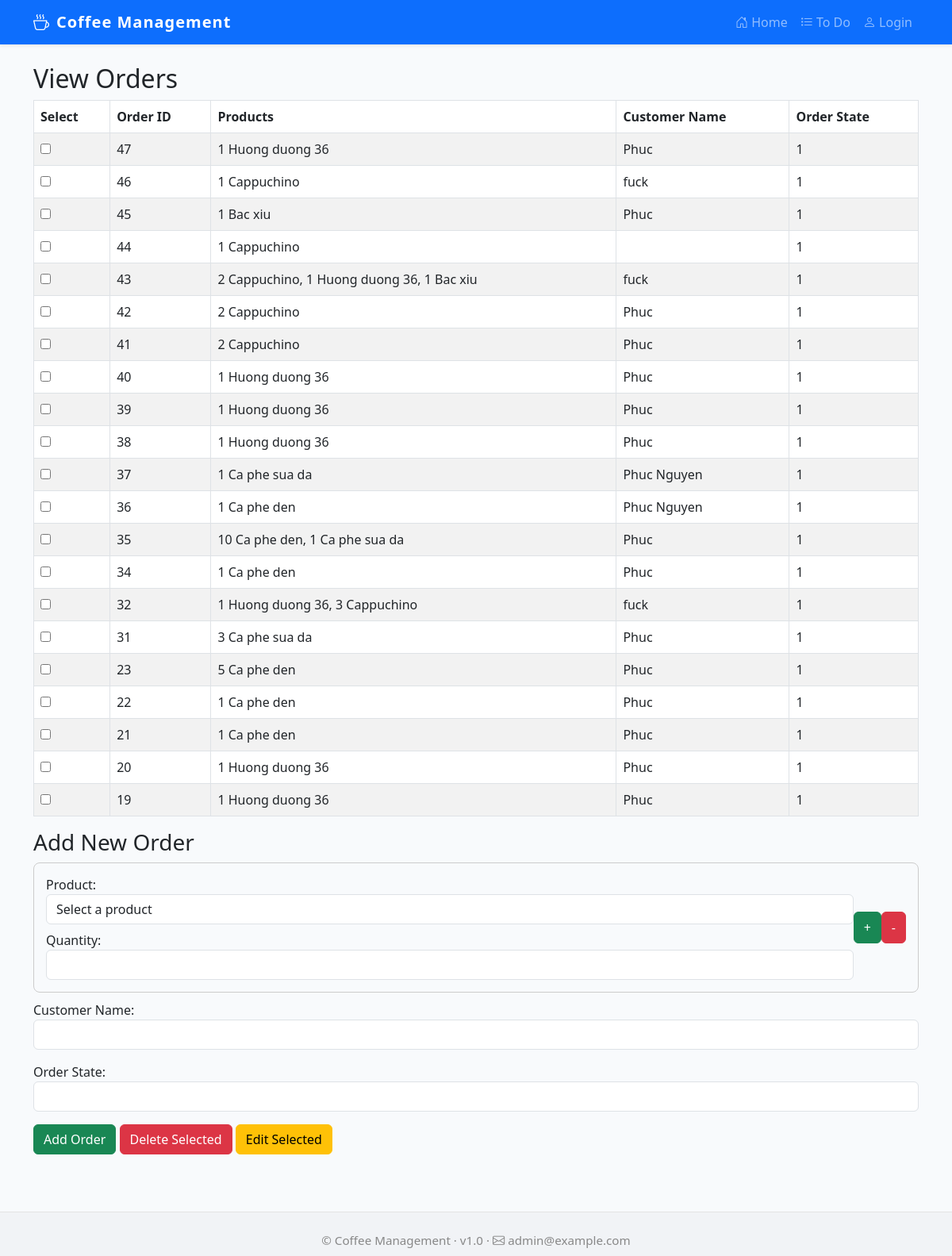
/adminpage/vieworder/, run on an earlier commit of the app's database.
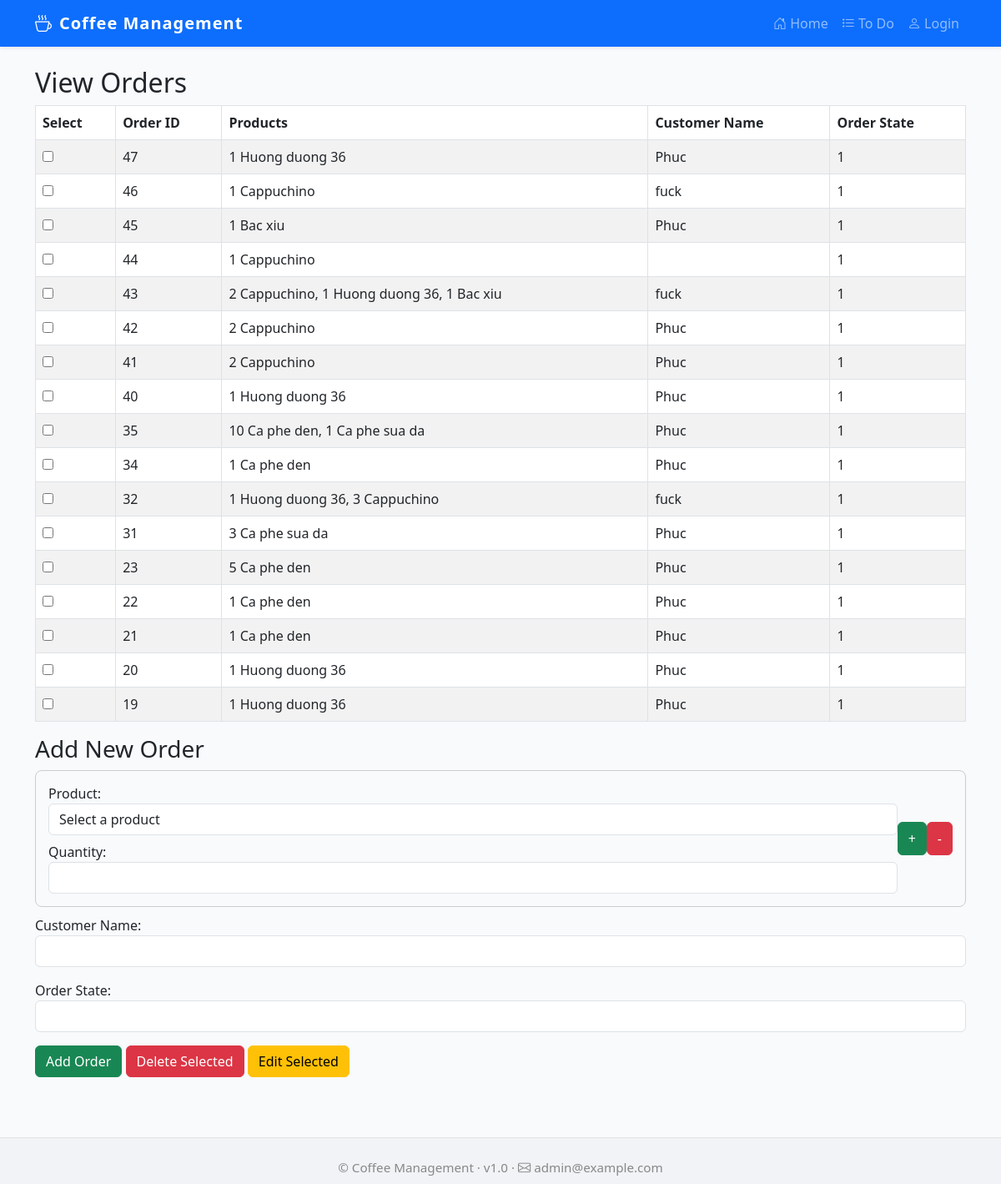
And on a later commit of the database.
### myapp/models.py (models this page shows, shortened)
class OrderList(models.Model):
    orderid = models.AutoField(primary_key=True)
    customer_name = models.CharField(max_length=100)
    order_state = models.IntegerField(choices=[(0, 'Paid'), (1, 'Unpaid')], default=1)
    order_date = models.DateTimeField(auto_now_add=True)
    voucher_discount = models.FloatField(default=0)
    final_price = models.FloatField(default=0)

### myapp/views.py (the view, shortened to what this page needs)
# urls.py: path('vieworder/', views.vieworder, name='view_orders'),
def vieworder(request):
    edit_order = None
    error = None
    orders = OrderList.objects.all().order_by('-orderid')
    order_data = []
    for order in orders:
        items = order.items.all()
        products_str = ", ".join([f"{item.quantity} {item.product.name}" for item in items])
        order_data.append({
            "order": order,
            "products_str": products_str,
        })
    products = ProductList.objects.all()
    return render_view_order(request, order_data, products, edit_order, error)

### myapp/views.py (called while the page is built)
def render_view_order(request, order_data, products, edit_order=None, error=None):
    return render(request, "vieworder.html", {
        "order_data": order_data,
        "products": products,
        "edit_order": edit_order,
        "error": error,
    })

### myapp/templates/vieworder.html (shortened to what this page needs)
{% extends "base.html" %}
{% block content %}
<h2>View Orders</h2>
<form method="post">
    <table class="table table-striped table-bordered table-hover">
        <thead>
            <tr>
                <th>Select</th>
                <th>Order ID</th>
                <th>Products</th>
                <th>Customer Name</th>
                <th>Order State</th>
            </tr>
        </thead>
        <tbody>
            {% for entry in order_data %}
            <tr>
                <td>
                    <input type="checkbox" name="selected_orders" value="{{ entry.order.orderid }}">
                </td>
                <td>{{ entry.order.orderid }}</td>
                <td>{{ entry.products_str }}</td>
                <td>{{ entry.order.customer_name }}</td>
                <td>{{ entry.order.order_state }}</td>
            </tr>
            {% endfor %}
        </tbody>
    </table>
    <h3>Add New Order</h3>
    <div id="product-boxes">
        <div class="form-group d-flex align-items-center product-box" style="border:1px solid #ccc; padding:15px; border-radius:8px; margin-bottom:10px;">
            <div style="flex:1;">
                <label>Product:</label>
                <select name="product_0" class="form-control">
                    <option value="" disabled selected>Select a product</option>
                </select>
                <label class="mt-2">Quantity:</label>
                <input type="number" name="quantity_0" class="form-control" min="1">
            </div>
            <button type="button" class="btn btn-success ml-2" onclick="addProductBox(this)" style="height:40px;">+</button>
            <button type="button" class="btn btn-danger ml-2" onclick="removeProductBox(this)" style="height:40px;">-</button>
        </div>
    </div>
    <div class="mb-3">
        <label>Customer Name:</label>
        <input type="text" name="new_customer_name" class="form-control" >
    </div>
    <div class="mb-3">
        <label>Order State:</label>
        <input type="number" name="new_order_state" class="form-control">
    </div>
    <button type="submit" name="action" value="add" class="btn btn-success">Add Order</button>
    <button type="submit" name="action" value="delete" class="btn btn-danger">Delete Selected</button>
    <button type="submit" name="action" value="edit" class="btn btn-warning">Edit Selected</button>
</form>
{% endblock %}

### myapp/templates/base.html (shortened to what this page needs)
<!DOCTYPE html>
<html lang="en">
  <head>
    <link href="https://cdn.jsdelivr.net/npm/bootstrap@5.3.0/dist/css/bootstrap.min.css" rel="stylesheet">
    <link href="https://cdn.jsdelivr.net/npm/bootstrap-icons@1.11.3/font/bootstrap-icons.css" rel="stylesheet">
  </head>
  <body>
    <nav class="navbar navbar-expand-lg navbar-dark bg-primary sticky-top shadow-sm">
      <div class="container">
        <a class="navbar-brand d-flex align-items-center" href="/">
          <i class="bi bi-cup-hot me-2"></i> Coffee Management
        </a>
        <div class="collapse navbar-collapse" id="navbarNav">
          <ul class="navbar-nav ms-auto">
            <li class="nav-item">
              <a class="nav-link{% if request.path == '/' %} active{% endif %}" href="/">
                <i class="bi bi-house-door"></i> Home
              </a>
            </li>
            <li class="nav-item">
              <a class="nav-link{% if request.path == '/todos' %} active{% endif %}" href="/todos">
                <i class="bi bi-list-task"></i> To Do
              </a>
            </li>
            {% if user.is_authenticated %}
            <li class="nav-item">
              <a class="nav-link" href="/makeOrder">
                <i class="bi bi-cart-plus"></i> Make Order
              </a>
            </li>
            <li class="nav-item">
              <a class="nav-link" href="/logout">
                <i class="bi bi-box-arrow-right"></i> Logout
              </a>
            </li>
            {% else %}
            <li class="nav-item">
              <a class="nav-link" href="/login">
                <i class="bi bi-person"></i> Login
              </a>
            </li>
            {% endif %}
          </ul>
        </div>
      </div>
    </nav>
    <main class="container py-4">
      {% block content %}{% endblock %}
    </main>
    <footer class="text-center">
      <div>
        &copy; {{ now|date:"Y" }} Coffee Management &middot; v1.0 &middot; <i class="bi bi-envelope"></i> admin@example.com
      </div>
    </footer>
  </body>
</html>

### myapp/templates/base.html (style rules this page uses)
body { background: #f8fafc; }
.navbar-brand { font-weight: bold; letter-spacing: 1px; }
footer { margin-top: 3rem; padding: 1.5rem 0 0.5rem 0; background: #f1f3f6; border-top: 1px solid #e3e3e3; color: #888; font-size: 0.95rem; }

What changed in the data, as far as the page shows it:
removed OrderList: order.orderid "39", products_str "1 Huong duong 36", order.customer_name "Phuc", order.order_state "1"
removed OrderList: order.orderid "38", products_str "1 Huong duong 36", order.customer_name "Phuc", order.order_state "1"
removed OrderList: order.orderid "37", products_str "1 Ca phe sua da", order.customer_name "Phuc Nguyen", order.order_state "1"
removed OrderList: order.orderid "36", products_str "1 Ca phe den", order.customer_name "Phuc Nguyen", order.order_state "1"
